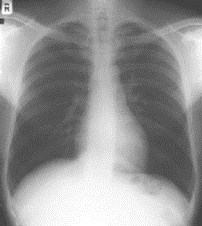
#> input picture lab1/imageQ1.jpg, 202 x 226 px
$ python lab1-Q1.py
#> lines starting #> are read from the running program, lines starting #| are printed output that depends on the picture
# Copyright 2020 Asako Kagurazaka
import cv2
import numpy as np

# Question 1 Contrast Stretching

image1 = cv2.imread("imageQ1.jpg", 0)  # Read image
#> image1 is the input picture: shape (226, 202); min 61, max 255, mean 148.3
minimum = np.min(image1)  # Calculate the minimum value of image1
#> minimum = 61
maximum = np.max(image1)  # Calculate the maximum value of image1
#> maximum = 255

# Create an array to copy the raw data into
x = image1.shape[0]
#> x = 226
y = image1.shape[1]
#> y = 202
raw = np.zeros((x, y))

# Create a raw data array storing the transformed image
for i in range(x):
    for j in range(y):
        raw[i, j] = ((255-0)*(image1[i, j]-minimum)/(maximum-minimum)+0)
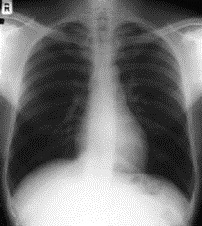
#> raw: shape (226, 202) float64; min 0, max 255, mean 114.8

# Make the data CV2-readable by converting it to uint8
image1_t = raw.astype(np.uint8)

# Show the imagesSS
cv2.imshow("Original", image1)
cv2.imshow("Contrast Stretching", image1_t)
cv2.waitKey(0)
cv2.destroyAllWindows()

$ run again, with lab1/imageQ21.jpg copied over lab1/imageQ1.jpg
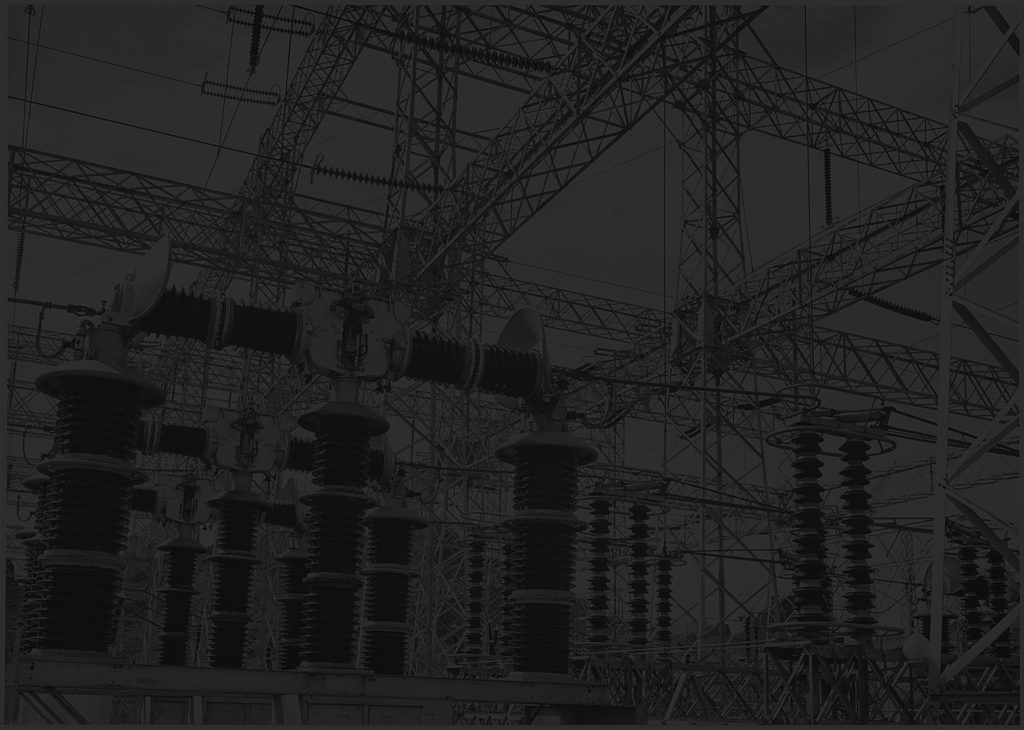
#> input picture lab1/imageQ21.jpg, 1024 x 730 px
#> image1 is the input picture: shape (730, 1024); min 5, max 57, mean 33.2
#> minimum = 5
#> maximum = 57
#> after the loop `for i in range(x):`:
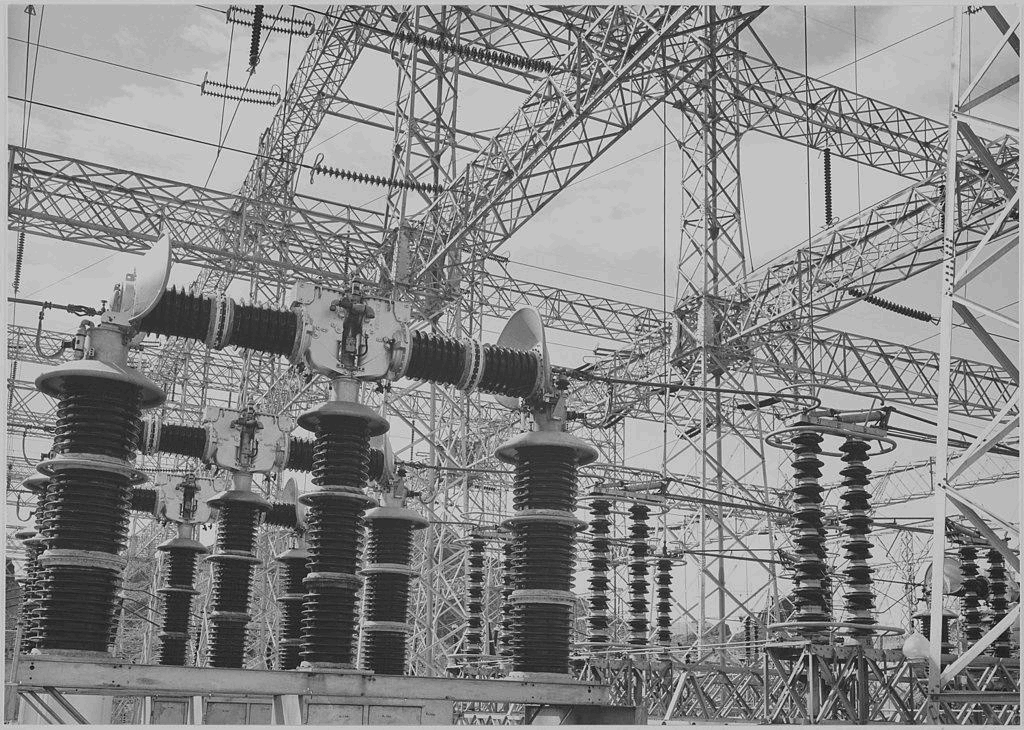
#> raw: shape (730, 1024) float64; min 0, max 255, mean 138.1

$ run again, with lab1/imageQ3.jpg copied over lab1/imageQ1.jpg
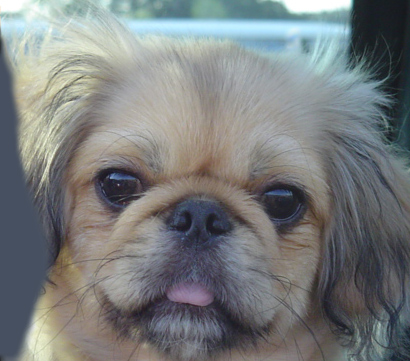
#> input picture lab1/imageQ3.jpg, 410 x 361 px
#> `image1 = cv2.imread("imageQ1.jpg", 0)`:
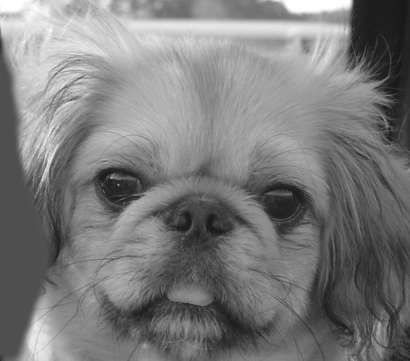
#> image1: shape (361, 410); min 22, max 255, mean 123.6
#> minimum = 22
#> maximum = 255
#> after the loop `for i in range(x):`:
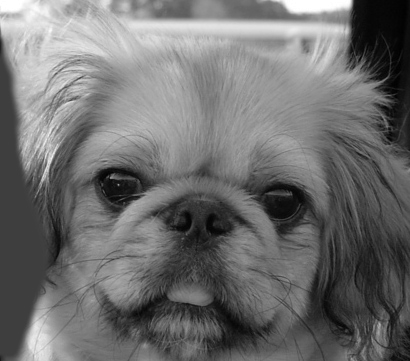
#> raw: shape (361, 410) float64; min 0, max 255, mean 111.1

$ run again, with lab1/imageQ22.tif saved as lab1/imageQ1.jpg
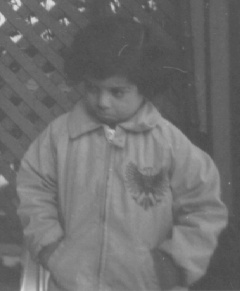
#> input picture lab1/imageQ22.tif, 240 x 291 px
#> image1 is the input picture: shape (291, 240); min 73, max 225, mean 110.3
#> minimum = 73
#> maximum = 225
#> after the loop `for i in range(x):`:
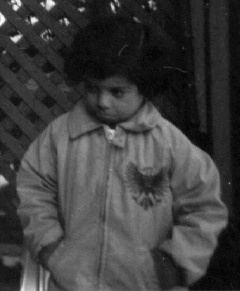
#> raw: shape (291, 240) float64; min 0, max 255, mean 62.6
